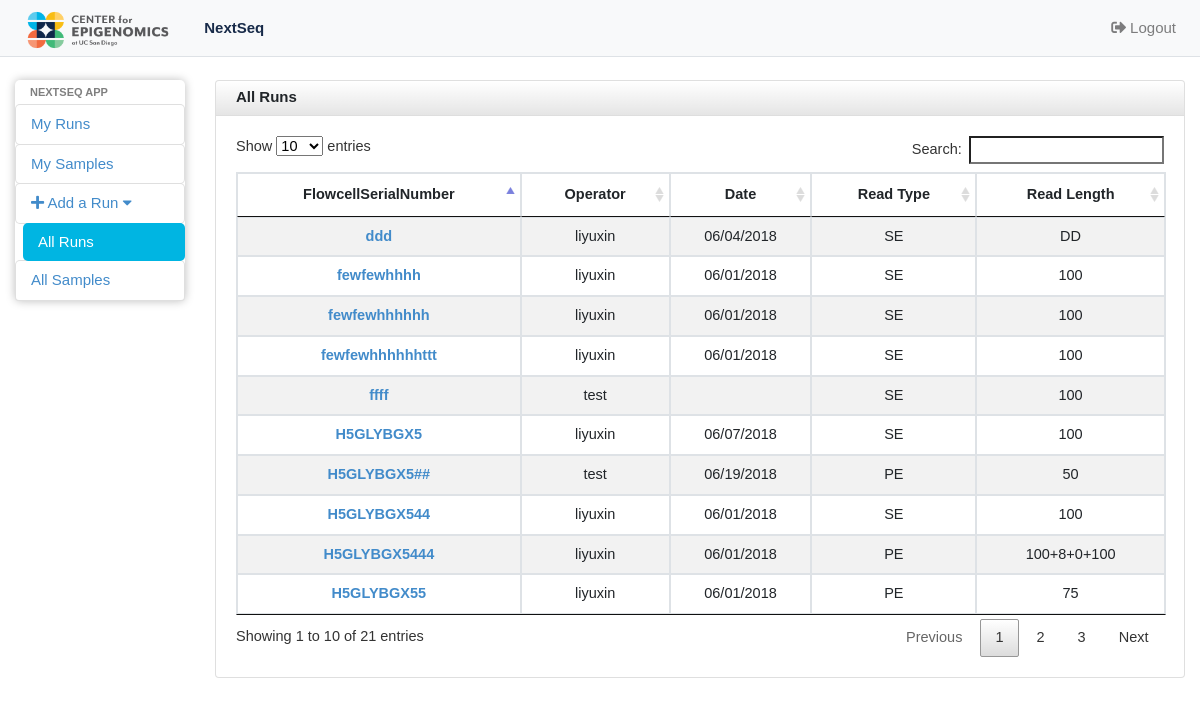
Screenshot of /nextseq_app/allruns/ (signed in) with the database file from the repository.
### nextseq_app/models.py (models this page shows, shortened)
class RunInfo(models.Model):
	Flowcell_ID  = models.CharField(max_length=200,unique=True, help_text='Please enter the FlowcellSerialNumber, like H5GLYBGX5')
	operator = models.ForeignKey(User, on_delete=models.CASCADE)
	date = models.DateField('I did this run on...',help_text='If the datepicker is not working, please enter in this form: yyyy-mm-dd, like 2018-04-03',blank=True,null=True)
	read_type_choice = (('SE','Single-end'),('PE','Paired-end'))
	read_type = models.CharField(max_length=2,choices=read_type_choice)
	read_length = models.CharField(max_length=50)
	class Meta:
		ordering = ['-date']

### nextseq_app/views.py (the view, shortened to what this page needs)
# urls.py: path('allruns/', views.HomeView.as_view(),name='allruns'),
@method_decorator(login_required, name='dispatch')
class HomeView(ListView):
	template_name = "nextseq_app/runsinfo.html"
	context_object_name = 'RunInfo_list'
	def get_queryset(self):
		queryset_list = RunInfo.objects.all()
		return queryset_list
	def get_context_data(self, **kwargs):
		context = super().get_context_data(**kwargs)
		context['number'] = self.get_queryset().count()
		return context

### templates/nextseq_app/runsinfo.html (shortened to what this page needs)
{% extends 'nextseq_app/base.html' %}
{% block body %}
{% load static %}
<div id="wrapper">
  <nav class="navbar navbar-expand-lg navbar-default navbar-light bg-light fixed-top borderline">
    <a class="navbar-brand" href="#"><img alt="Charisma Logo" src="{% static 'nextseq_app/images/CFE_Brandmark-01.png' %}" class="crop" margin="-200px 0 -200px 0" width=auto height=50 /></a>
    <div class="collapse navbar-collapse" id="navbarNavDropdown">
      <ul class="navbar-nav">
        <li class="nav-item">
          <a class="nav-link active" href="{% url 'nextseq_app:userruns' %}"> NextSeq <span class="sr-only">(current)</span></a>
        </li>
      </ul>
      <ul class="navbar-nav ml-auto">
        <li class="nav-item">
          <a class="nav-link" href="{% url 'nextseq_app:logout' %}"><i class="fas fa-sign-out-alt"></i> Logout</a>
        </li>
      </ul>
    </div>
  </nav>
  <div class="container-fluid">
    <div class="row">
      <div id="sidebar" class="col-sm-2 col-md-2 col-lg-2" role="navigation">
        <div class="list-group">
          <li class="sidebar-header">Nextseq App</li>
          <a href="{% url 'nextseq_app:userruns' %}" class="list-group-item list-group-item-action-custom">My Runs</a>
          <a href="{% url 'nextseq_app:usersamples' %}" class="list-group-item list-group-item-action-custom" >My Samples</a>
          <a href="#addrun" class="list-group-item list-group-item-action-custom" data-toggle="collapse" ><i class="fas fa-plus"></i> Add a Run <i class="fa fa-caret-down"></i></a>
          <a href="{% url 'nextseq_app:allruns' %}" class="list-group-item list-group-item-action-custom active">All Runs</a>
          <a href="{% url 'nextseq_app:allsamples' %}" class="list-group-item list-group-item-action-custom" >All Samples</a>
        </div>
      </div>
      <div id="content" class="col-sm-10 col-md-10 col-lg-10">
        <div class="card">
          <div class="card-header fortable">
            All Runs
          </div>
          <div class="card-body">
            <table class="table table-sm table-striped table-bordered datatable text-center">
              <thead>
                <tr>
                  <th scope="col">FlowcellSerialNumber</th>
                  <th scope="col">Operator</th>
                  <th scope="col">Date</th>
                  <th scope="col">Read Type</th>
                  <th scope="col">Read Length</th>
                </tr>
              </thead>
              <tbody>
                {% for Run in RunInfo_list %}
                <tr>
                      <td><a href="{% url 'nextseq_app:rundetailhome' Run.pk %}"> {{ Run.Flowcell_ID }} </a></td>
                  <td>{{ Run.operator }}</td>
                  <td>{{ Run.date|date:"m/d/Y" }}</td>
                  <td>{{ Run.read_type }}</td>
                  <td>{{ Run.read_length }}</td>
                </tr>
                {% empty %}
                <li>No Runs yet.</li>
                {% endfor %}
              </tbody>
            </table>
          </div>
        </div>
      </div>
    </div>
  </div>
</div>
{% endblock %}

### nextseq_app/static/nextseq_app/css/style.css (style rules this page uses)
.navbar-default { border-bottom: 1px solid #dee2e6 !important; }
.borderline { border-bottom: "3px solid"; }
.crop { width: auto; height: 60px; margin: -20px 0 -20px 0; }
.nav-link.active { color: #182B49 !important; font-weight:bold !important; }
body { padding-top: 80px; background-color: #ffffff; font-size: 15px; font-family:"Mr Eaves Modern",Arial,sans-serif; }
table a, .linkblue { color: #428bca; font-weight: bold; }
#sidebar { border-radius: 5px; }
.card-body { font-size:14.5px; }
.sidebar-header { display: block; padding: 3px 15px; font-size: 11px; font-weight: bold; line-height: 18px; color: rgba(0, 0, 0, .5); text-shadow: 0 1px 0 rgba(255, 255, 255, 0.5); text-transform: uppercase; }
.list-group-item-action-custom { color: #428bca; background-color: white; -webkit-transition: .3s; -moz-transition: .3s; -ms-transition: .3s; -o-transition: .3s; transition: .3s; }
.list-group-item-action-custom.active { color: white; background-color: #00B5E2 ; margin-left: 8px; border-style: hidden; }
.list-group-item { border-radius: 5px; padding:8px 10px 8px 15px; }
.list-group { min-height: 0; box-shadow: 0 0 10px #BDBDBD; border-radius: 5px; border-bottom: 10px; margin-bottom: 0; padding-bottom: 0; max-height: none; }
.card-header.fortable { border: none; padding-top: 5px; border-bottom: 1px solid #DEDEDE; border-radius: 3px 3px 0 0; -webkit-border-radius: 3px 3px 0 0; -moz-border-radius: 3px 3px 0 0; height: 35px; min-height: 35px !important; margin-bottom: 0; font-weight: bold; background: -moz-linear-gradient(top, rgba(255, 255, 255, 0) 0%, rgba(0, 0, 0, 0.1) 100%); background: -webkit-gradient(linear, left top, left bottom, color-stop(0%, rgba(255, 255, 255, 0)), color-stop(100%, rgba(0, 0, 0, 0.1))); background: -webkit-linear-gradient(top, rgba(255, 255, 255, 0) 0%, rgba(0, 0, 0, 0.1) 100%); background: -o-linear-gradient(top, rgba(255, 255, 255, 0) 0%, rgba(0, 0, 0, 0.1) 100%); background: -ms-linear-gradient(top, rgba(255, 255, 255, 0) 0%, rgba(0, 0, 0, 0.1) 100%); background: linear-gradient(to bottom, rgba(255, 255, 255, 0) 0%, rgba(0, 0, 0, 0.1) 100%); filter: progid:DXImageTransform.Microsoft.gradient(startColorstr='#00ffffff', endColorstr='#1a000000', GradientType=0); }

### rows the page displays
RunInfo: Flowcell_ID "H5GLYBGX5##", operator "test", date "06/19/2018", read_type "PE", read_length "50"
RunInfo: Flowcell_ID "H5GLYBGX5", operator "liyuxin", date "06/07/2018", read_type "SE", read_length "100"
RunInfo: Flowcell_ID "ddd", operator "liyuxin", date "06/04/2018", read_type "SE", read_length "DD"
RunInfo: Flowcell_ID "H5GLYBGX55", operator "liyuxin", date "06/01/2018", read_type "PE", read_length "75"
RunInfo: Flowcell_ID "H5GLYBGX5444", operator "liyuxin", date "06/01/2018", read_type "PE", read_length "100+8+0+100"
RunInfo: Flowcell_ID "H5GLYBGX544", operator "liyuxin", date "06/01/2018", read_type "SE", read_length "100"
RunInfo: Flowcell_ID "fewfewhhhh", operator "liyuxin", date "06/01/2018", read_type "SE", read_length "100"
RunInfo: Flowcell_ID "fewfewhhhhhh", operator "liyuxin", date "06/01/2018", read_type "SE", read_length "100"
RunInfo: Flowcell_ID "fewfewhhhhhhttt", operator "liyuxin", date "06/01/2018", read_type "SE", read_length "100"
RunInfo: Flowcell_ID "ffff", operator "test", read_type "SE", read_length "100"
